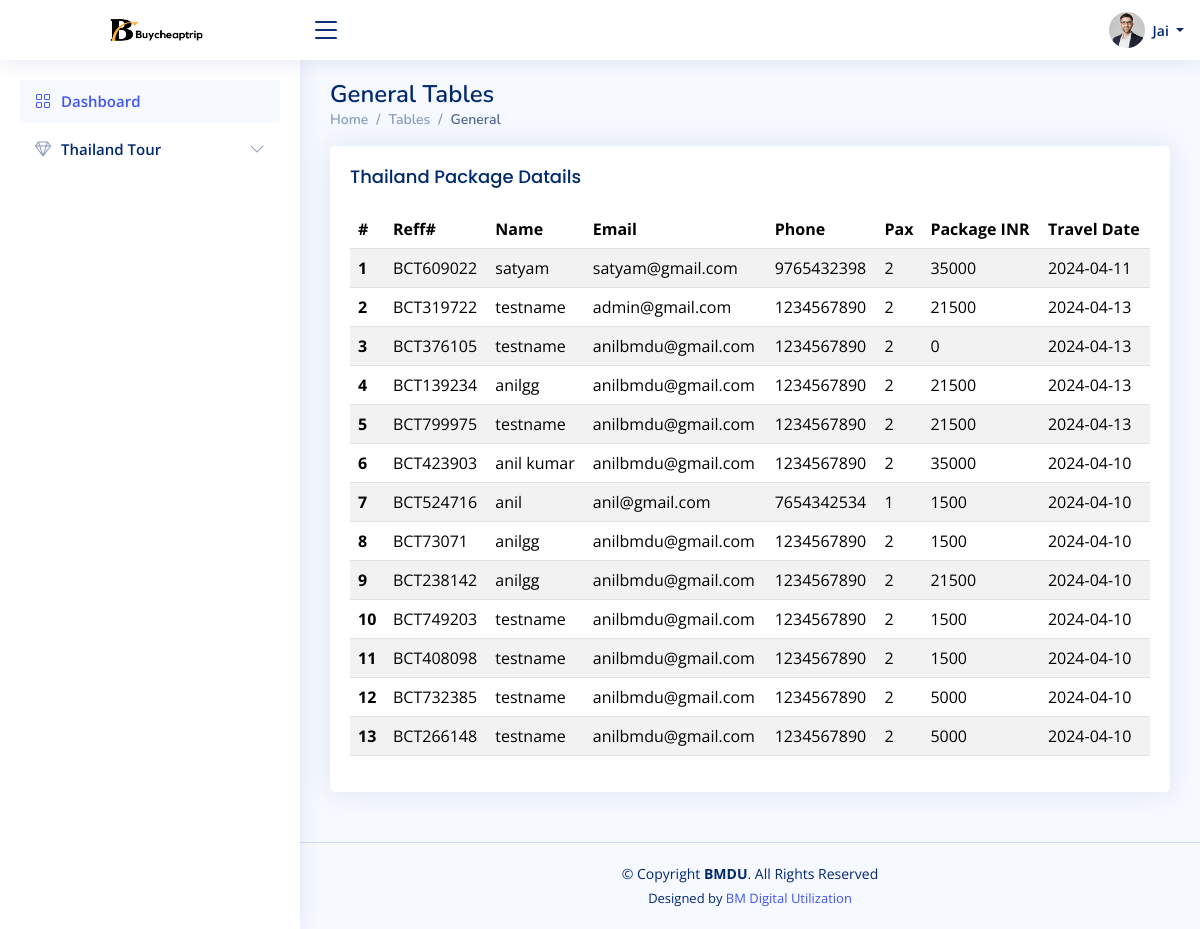
The page /users/thailand_package.php (signed in) on the database its author committed.
### tables this page shows
CREATE TABLE `thailand_customers` (
  `cust_id` int(11) NOT NULL,
  `customer_name` varchar(150) NOT NULL,
  `reff_id` varchar(10) NOT NULL,
  `email` varchar(75) NOT NULL,
  `phone` varchar(15) NOT NULL,
  `pax` int(20) NOT NULL,
  `package_inr` double NOT NULL,
  `persion_inr` double NOT NULL,
  `travel_date` varchar(50) NOT NULL,
  `create_date` date NOT NULL DEFAULT current_timestamp(),
  `status` enum('pending','cancel','confirm','') NOT NULL DEFAULT 'pending',
  `account_id` varchar(255) NOT NULL
);

### users/thailand_package.php (the view, shortened to what this page needs)
<?php include "../connection.php";
?>
<?php include('header.php'); ?>
<?php include('sidebar.php'); ?>
<main id="main" class="main">
    <div class="pagetitle">
        <h1>General Tables</h1>
        <nav>
            <ol class="breadcrumb">
                <li class="breadcrumb-item"><a href="index.html">Home</a></li>
                <li class="breadcrumb-item">Tables</li>
                <li class="breadcrumb-item active">General</li>
            </ol>
        </nav>
    </div>
    <section class="section">
        <div class="row">
            <div class="col-lg-12">
                <div class="card">
                    <div class="card-body">
                        <h5 class="card-title">Thailand Package Datails</h5>
                        <table class="table table-striped">
                            <thead>
                                <tr>
                                    <th scope="col">#</th>
                                    <th scope="col">Reff#</th>
                                    <th scope="col">Name</th>
                                    <th scope="col">Email</th>
                                    <th scope="col">Phone</th>
                                    <th scope="col">Pax</th>
                                    <th scope="col">Package INR</th>
                                    <th scope="col">Travel Date</th>
                                </tr>
                            </thead>
                            <tbody>
                            <?php
                  $query = "SELECT * FROM `thailand_customers`where account_id='$_SESSION[userEmail]'";
                  $res = mysqli_query($conn, $query);
                  $a = 1;
                  while ($row = mysqli_fetch_assoc($res)) {
                  ?>
                                    <tr>
                                        <th scope="row"><?php echo $a ?></th>
                                        <td><?php echo $row['reff_id'] ?></td>
                                        <td><?php echo $row['customer_name'] ?></td>
                                        <td><?php echo $row['email'] ?></td>
                                        <td><?php echo $row['phone'] ?></td>
                                        <td><?php echo $row['pax'] ?></td>
                                        <td><?php echo $row['package_inr'] ?></td>
                                        <td><?php echo $row['travel_date'] ?></td>
                                    </tr>
                                <?php
                                    ++$a;
                                }
                                ?>
                            </tbody>
                        </table>
                    </div>
                </div>
            </div>
        </div>
    </section>
</main>
<?php include('footer.php'); ?>

### users/header.php (shortened to what this page needs)
<!DOCTYPE html>
<html lang="en">
<head>
    <link href="assets/vendor/bootstrap/css/bootstrap.min.css" rel="stylesheet">
    <link href="assets/vendor/bootstrap-icons/bootstrap-icons.css" rel="stylesheet">
    <link href="assets/vendor/boxicons/css/boxicons.min.css" rel="stylesheet">
    <link href="assets/vendor/quill/quill.snow.css" rel="stylesheet">
    <link href="assets/vendor/quill/quill.bubble.css" rel="stylesheet">
    <link href="assets/vendor/remixicon/remixicon.css" rel="stylesheet">
    <link href="assets/vendor/simple-datatables/style.css" rel="stylesheet">
    <link href="assets/css/style.css" rel="stylesheet">
</head>
<body>
    <header id="header" class="header fixed-top d-flex align-items-center">
        <div class="d-flex align-items-center justify-content-between">
            <a href="dashboard" class="logo d-flex align-items-center">
                <img src="assets/img/buy.png" alt="">
            </a>
            <i class="bi bi-list toggle-sidebar-btn"></i>
        </div>
        <nav class="header-nav ms-auto">
            <ul class="d-flex align-items-center">
                <li class="nav-item dropdown pe-3">
                    <a class="nav-link nav-profile d-flex align-items-center pe-0" href="#" data-bs-toggle="dropdown">
                        <img src="assets/img/profile-img.jpg" alt="Profile" class="rounded-circle">
                        <span class="d-none d-md-block dropdown-toggle ps-2">
                            <?php echo $_SESSION['name']; ?>
                        </span>
                    </a>
                </li>
            </ul>
        </nav>
    </header>

### users/sidebar.php (shortened to what this page needs)
<aside id="sidebar" class="sidebar">
    <ul class="sidebar-nav" id="sidebar-nav">
        <li class="nav-item">
            <a class="nav-link " href="dashboard"\>
                <i class="bi bi-grid"></i>
                <span>Dashboard</span>
            </a>
        </li>
        <li class="nav-item">
            <a class="nav-link collapsed" data-bs-target="#icons-nav" data-bs-toggle="collapse" href="#">
                <i class="bi bi-gem"></i><span>Thailand Tour</span><i class="bi bi-chevron-down ms-auto"></i>
            </a>
        </li>
    </ul>
</aside>

### users/footer.php (shortened to what this page needs)
<footer id="footer" class="footer">
    <div class="copyright">
        &copy; Copyright <strong><span>BMDU</span></strong>. All Rights Reserved
    </div>
    <div class="credits">
        Designed by <a href="https://bmdu.net">BM Digital Utilization</a>
    </div>
</footer>
</body>
</html>

### users/assets/css/style.css (style rules this page uses)
:root { scroll-behavior: smooth; }
body { font-family: "Open Sans", sans-serif; background: #f6f9ff; color: #444444; }
a { color: #4154f1; text-decoration: none; }
h1, h2, h3, h4, h5, h6 { font-family: "Nunito", sans-serif; }
#main { margin-top: 60px; padding: 20px 30px; transition: all 0.3s; }
.pagetitle { margin-bottom: 10px; }
.pagetitle h1 { font-size: 24px; margin-bottom: 0; font-weight: 600; color: #012970; }
.card { margin-bottom: 30px; border: none; border-radius: 5px; box-shadow: 0px 0 30px rgba(1, 41, 112, 0.1); }
.card-title { padding: 20px 0 15px 0; font-size: 18px; font-weight: 500; color: #012970; font-family: "Poppins", sans-serif; }
.card-body { padding: 0 20px 20px 20px; }
.breadcrumb { font-size: 14px; font-family: "Nunito", sans-serif; color: #899bbd; font-weight: 600; }
.breadcrumb a { color: #899bbd; transition: 0.3s; }
.breadcrumb .breadcrumb-item::before { color: #899bbd; }
.breadcrumb .active { color: #51678f; font-weight: 600; }
.logo { line-height: 1; }
@media (min-width: 1200px) { .logo { width: 280px; } }
.logo img { max-height: 26px; margin-right: 6px; }
.header { transition: all 0.5s; z-index: 997; height: 60px; box-shadow: 0px 2px 20px rgba(1, 41, 112, 0.1); background-color: #fff; padding-left: 20px; }
.header .toggle-sidebar-btn { font-size: 32px; padding-left: 10px; cursor: pointer; color: #012970; }
.header-nav ul { list-style: none; }
.header-nav>ul { margin: 0; padding: 0; }
.header-nav .nav-profile { color: #012970; }
.header-nav .nav-profile img { max-height: 36px; }
.header-nav .nav-profile span { font-size: 14px; font-weight: 600; }
.sidebar { position: fixed; top: 60px; left: 0; bottom: 0; width: 300px; z-index: 996; transition: all 0.3s; padding: 20px; overflow-y: auto; scrollbar-width: thin; scrollbar-color: #aab7cf transparent; box-shadow: 0px 0px 20px rgba(1, 41, 112, 0.1); background-color: #fff; }
@media (min-width: 1200px) { #main, #footer { margin-left: 300px; } }
.sidebar-nav { padding: 0; margin: 0; list-style: none; }
.sidebar-nav li { padding: 0; margin: 0; list-style: none; }
.sidebar-nav .nav-item { margin-bottom: 5px; }
.sidebar-nav .nav-link { display: flex; align-items: center; font-size: 15px; font-weight: 600; color: #4154f1; transition: 0.3; background: #f6f9ff; padding: 10px 15px; border-radius: 4px; }
.sidebar-nav .nav-link i { font-size: 16px; margin-right: 10px; color: #4154f1; }
.sidebar-nav .nav-link.collapsed { color: #012970; background: #fff; }
.sidebar-nav .nav-link.collapsed i { color: #899bbd; }
.sidebar-nav .nav-link .bi-chevron-down { margin-right: 0; transition: transform 0.2s ease-in-out; }
.footer { padding: 20px 0; font-size: 14px; transition: all 0.3s; border-top: 1px solid #cddfff; }
.footer .copyright { text-align: center; color: #012970; }
.footer .credits { padding-top: 5px; text-align: center; font-size: 13px; color: #012970; }

### users/thailand_package.php (style rules this page uses)
.d-flex { display: flex; flex-wrap: wrap; justify-content: center; }

### rows shown on the page
thailand_customers: reff "BCT609022", customer_name "satyam", email "satyam@gmail.com", phone "9765432398", pax "2", package_inr "35000", travel_date "2024-04-11"
thailand_customers: reff "BCT319722", customer_name "testname", email "admin@gmail.com", phone "1234567890", pax "2", package_inr "21500", travel_date "2024-04-13"
thailand_customers: reff "BCT376105", customer_name "testname", email "anilbmdu@gmail.com", phone "1234567890", pax "2", package_inr "0", travel_date "2024-04-13"
thailand_customers: reff "BCT139234", customer_name "anilgg", email "anilbmdu@gmail.com", phone "1234567890", pax "2", package_inr "21500", travel_date "2024-04-13"
thailand_customers: reff "BCT799975", customer_name "testname", email "anilbmdu@gmail.com", phone "1234567890", pax "2", package_inr "21500", travel_date "2024-04-13"
thailand_customers: reff "BCT423903", customer_name "anil kumar", email "anilbmdu@gmail.com", phone "1234567890", pax "2", package_inr "35000", travel_date "2024-04-10"
thailand_customers: reff "BCT524716", customer_name "anil", email "anil@gmail.com", phone "7654342534", pax "1", package_inr "1500", travel_date "2024-04-10"
thailand_customers: reff "BCT73071", customer_name "anilgg", email "anilbmdu@gmail.com", phone "1234567890", pax "2", package_inr "1500", travel_date "2024-04-10"
thailand_customers: reff "BCT238142", customer_name "anilgg", email "anilbmdu@gmail.com", phone "1234567890", pax "2", package_inr "21500", travel_date "2024-04-10"
thailand_customers: reff "BCT749203", customer_name "testname", email "anilbmdu@gmail.com", phone "1234567890", pax "2", package_inr "1500", travel_date "2024-04-10"
thailand_customers: reff "BCT408098", customer_name "testname", email "anilbmdu@gmail.com", phone "1234567890", pax "2", package_inr "1500", travel_date "2024-04-10"
thailand_customers: reff "BCT732385", customer_name "testname", email "anilbmdu@gmail.com", phone "1234567890", pax "2", package_inr "5000", travel_date "2024-04-10"
thailand_customers: reff "BCT266148", customer_name "testname", email "anilbmdu@gmail.com", phone "1234567890", pax "2", package_inr "5000", travel_date "2024-04-10"

### other values the page prints
$_SESSION['name'] "Jai"
